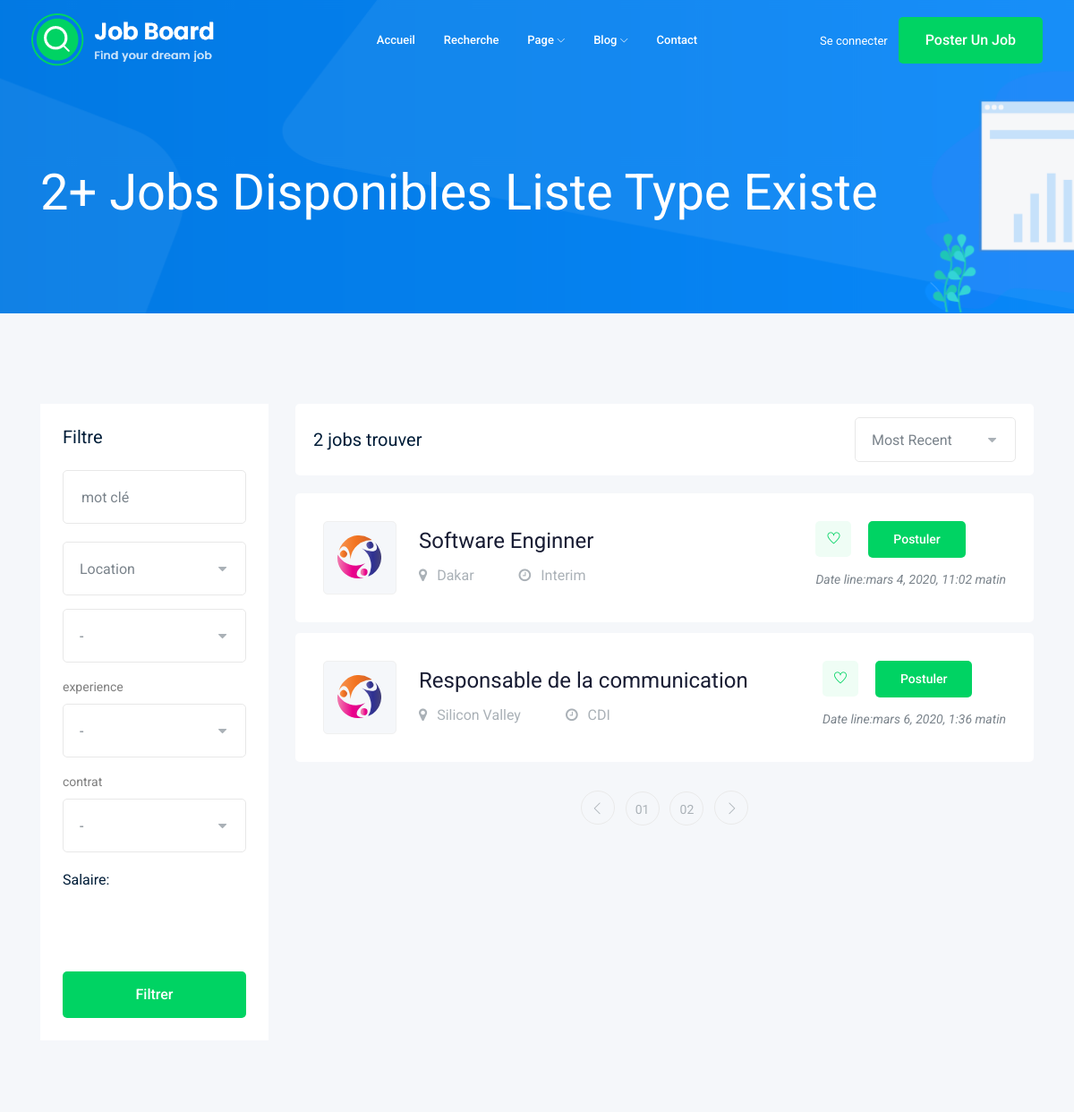
Screenshot of /jobs/ with the database file from the repository.
### princ/models.py (models this page shows, shortened)
class Job (models.Model):
    jobtype = [
        ("CDD", "CDD"),
        ("CDI", "CDI"),
        ("Interim","Interim"),
        ("Freelance","Freelance")
    ]
    Categories = [
        ("enseignement","Enseignement education"),
        ("earketing","Marketing"),
        ("eelemarketing","Telemarketing"),
        ("software","Developpement d'application & web"),
        ("batiment","Batiments et design"),
        ("administration","Administration"),
        ("autre","Autres")
    ]
    Experiences = [
        ("non","Non spécifié"),
        ("Debutant","Debutant"),
        ("junior","1 à 2 ans d'experiences"),
        ("moyen", "2 à 6 ans d'experiences"),
        ("senior","plus de 6 ans d'experiences")
    ]
    posteur = models.ForeignKey('Compte', on_delete= models.CASCADE, blank=True)
    titre = models.CharField(max_length=200, blank=False)
    categorie = models.CharField(max_length=200, blank=True, default="autre", choices=Categories)
    lieu = models.CharField(max_length=200)
    type = models.CharField(max_length=100, choices=jobtype)
    experience = models.CharField(max_length=100, choices=Experiences, blank=True, default="None")
    pub_date = models.DateTimeField(auto_now=True)
    description = models.TextField()
    salaire_max = models.IntegerField(null=True)
    salaire_min = models.IntegerField(null=True)

### princ/views.py (the view, shortened to what this page needs)
# urls.py: path("jobs/", views.JobListView.as_view(), name="joblist"),
class JobListView(ListView):
    model = Job
    template_name = "princ/joblist.html"
    context_object_name = "jobs"
    paginate_by = 10
    allow_empty = True
    queryset = Job.objects.all().order_by("pub_date")
    def get_context_data(self, **kwargs):
        context = super().get_context_data(**kwargs)
        context["nb_query"] = self.queryset.count()
        return context
    def get(self,request,*args, **kwargs):
        return super().get(request,**kwargs)

### princ/helper.py (called while the page is built)
def mescontext(req):
    list_type = []
    cat_list = []
    exp_list = []
    for type in Job.jobtype:
        list_type.append(type[0])
    for cat in Job.Categories:
        cat_list.append(cat[0])
    for exp in Job.Experiences:
        exp_list.append(exp[0])
    return {
        "monmsg":"le message nous parle de jesus",
        "list_type" : list_type,
        "cat_list":cat_list,
        "exp_list": exp_list,
        "nb_job": Job.objects.count(),
    }

### templates/princ/joblist.html (shortened to what this page needs)
{% extends 'home.html' %}
{% block home-main %}
<div class="bradcam_area bradcam_bg_1">
        <div class="container">
            <div class="row">
                <div class="col-xl-12">
                    <div class="bradcam_text">
                        <h3>{{nb_job}}+ Jobs Disponibles {% if list_type %}liste type existe{% endif %} </h3>
                    </div>
                </div>
            </div>
        </div>
    </div>
<div class="job_listing_area plus_padding">
        <div class="container">
            <div class="row">
                <div class="col-lg-3">
                    <div class="job_filter white-bg">
                        <div class="form_inner white-bg">
                            <h3>Filtre</h3>
                            <form action="{% url 'joblist' %}">
                                <div class="row">
                                    <div class="col-lg-12">
                                        <div class="single_field">
                                            <input type="text" placeholder="mot clé" name="motcle">
                                        </div>
                                    </div>
                                    <div class="col-lg-12">
                                    </div>
                                    <div class="col-lg-12">
                                        <div class="single_field">
                                        </div>
                                    </div>
                                    <div class="col-lg-12">
                                        <div class="single_field">
                                            <label for="expe">experience</label><br>
                                        </div>
                                    </div>
                                    <div class="col-lg-12">
                                        <div class="single_field">
                                            <label for="contr">contrat</label><br>
                                        </div>
                                    </div>
                                </div>
                        <div class="range_wrap">
                            <label for="amount">Salaire:</label>
                            <p>
                                <input type="text" id="amount" readonly style="border:0; color:#7A838B; font-size: 14px; font-weight:400;">
                            </p>
                        </div>
                        <div class="reset_btn">
                            <button  class="boxed-btn3 w-100" type="submit">Filtrer</button>
                        </div>
                            </form>
                        </div>
                    </div>
                </div>
                <div class="col-lg-9">
                    <div class="recent_joblist_wrap">
                        <div class="recent_joblist white-bg ">
                            <div class="row align-items-center">
                                <div class="col-md-6">
                                    <h4>{{nb_query}} jobs trouver</h4>
                                </div>
                                <div class="col-md-6">
                                    <div class="serch_cat d-flex justify-content-end">
                                    </div>
                                </div>
                            </div>
                        </div>
                    </div>
                    <div class="job_lists m-0">
                        <div class="row">
                            {% for job in jobs %}
                        <div class="col-lg-12 col-md-12">
                        <div class="single_jobs white-bg d-flex justify-content-between">
                            <div class="jobs_left d-flex align-items-center">
                                <div class="thumb">
                                    <img src="{{MEDIA_URL}}img/svg_icon/2.svg" alt="">
                                </div>
                                <div class="jobs_conetent">
                                    <a href="{% url 'job-details' job.id %}"><h4>{{job.titre}}</h4></a>
                                    <div class="links_locat d-flex align-items-center">
                                        <div class="location">
                                            <p> <i class="fa fa-map-marker"></i> {{job.lieu}}</p>
                                        </div>
                                        <div class="location">
                                            <p> <i class="fa fa-clock-o"></i> {{job.type}}</p>
                                        </div>
                                    </div>
                                </div>
                            </div>
                            <div class="jobs_right">
                                <div class="apply_now">
                                    <a class="heart_mark" href="#"> <i class="ti-heart"></i> </a>
                                    <a href="" class="boxed-btn3">Postuler</a>
                                </div>
                                <div class="date">
                                    <p>Date line:{{job.pub_date}}</p>
                                </div>
                            </div>
                        </div>
                    </div>
                    {% empty %}
                        <span class="">Pas d'elements correspondant à votre recherche</span>
                    {% endfor %}
                        </div>
                        <div class="row">
                            <div class="col-lg-12">
                                <div class="pagination_wrap">
                                    <ul>
                                        <li><a href="#"> <i class="ti-angle-left"></i> </a></li>
                                        <li><a href="#"><span>01</span></a></li>
                                        <li><a href="#"><span>02</span></a></li>
                                        <li><a href="#"> <i class="ti-angle-right"></i> </a></li>
                                    </ul>
                                </div>
                            </div>
                        </div>
                    </div>
                </div>
            </div>
        </div>
    </div>
{% endblock home-main %}

### rows the page displays
Job: titre "Software Enginner", lieu "Dakar", type "Interim", pub_date "mars 4, 2020, 11:02 matin"
Job: titre "Responsable de la communication", lieu "Silicon Valley", type "CDI", pub_date "mars 6, 2020, 1:36 matin"

### other values shown
{{ nb_job }} "2"
{{ nb_query }} "2"
